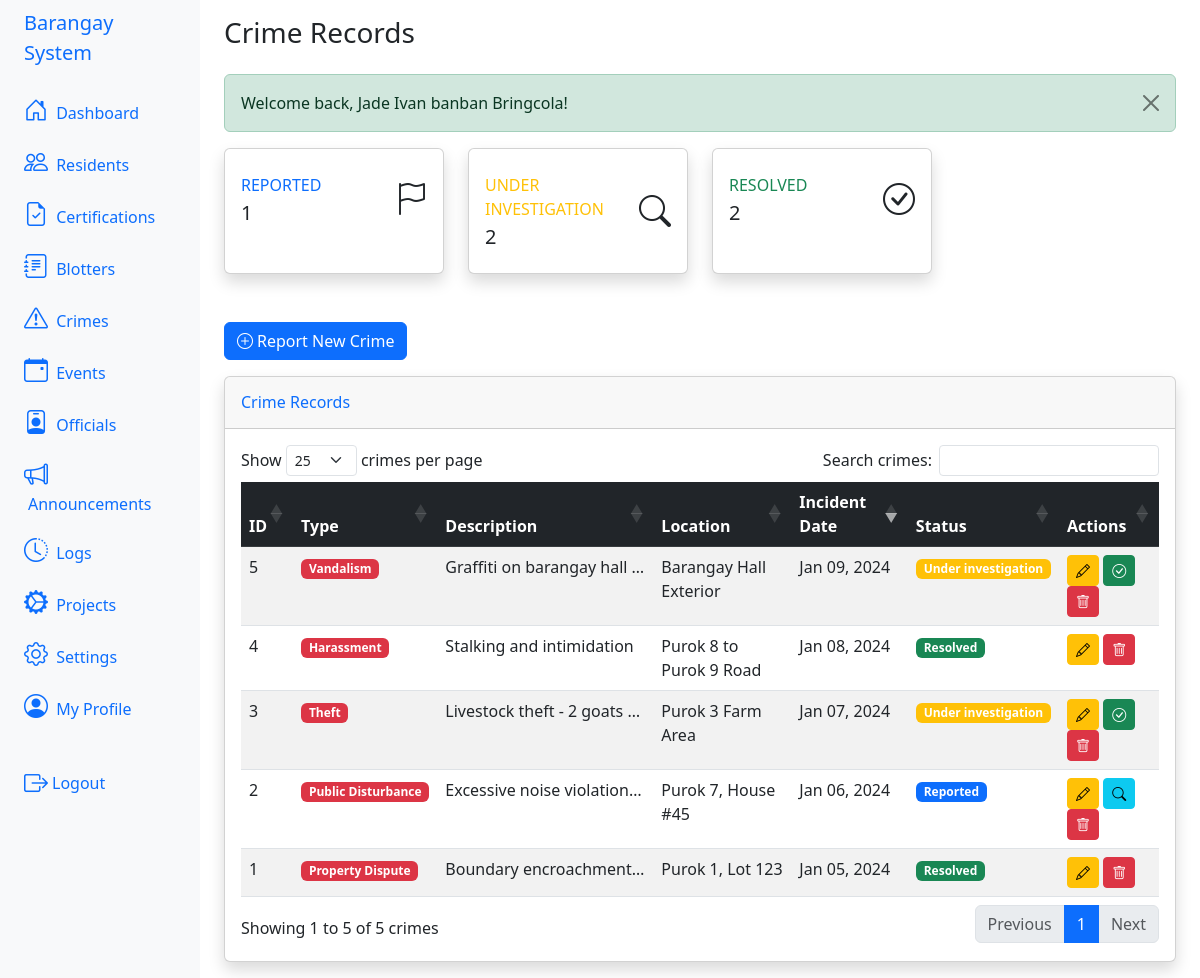
The app's page /index.php?action=crimes (signed in) with its own data.
### tables this page shows
CREATE TABLE IF NOT EXISTS `tbl_crime_records` (
  `id` int NOT NULL AUTO_INCREMENT,
  `blotter_id` int DEFAULT NULL,
  `crime_type` varchar(255) NOT NULL,
  `description` text NOT NULL,
  `incident_date` date NOT NULL,
  `location` text,
  `status` enum('reported','under_investigation','resolved') DEFAULT 'reported',
  `resolution_notes` text,
  `reported_by` int DEFAULT NULL,
  `created_at` timestamp NULL DEFAULT CURRENT_TIMESTAMP,
  PRIMARY KEY (`id`),
  KEY `blotter_id` (`blotter_id`),
  KEY `reported_by` (`reported_by`),
  CONSTRAINT `tbl_crime_records_ibfk_1` FOREIGN KEY (`blotter_id`) REFERENCES `tbl_blotters` (`id`) ON DELETE SET NULL,
  CONSTRAINT `tbl_crime_records_ibfk_2` FOREIGN KEY (`reported_by`) REFERENCES `tbl_residents` (`id`) ON DELETE SET NULL
);

### app/views/crime/crimes.php (the view, shortened to what this page needs)
<div class="container-fluid">
  <h1 class="h3 mb-4 text-gray-800">Crime Records</h1>
  <?php if (isset($_SESSION['success'])): ?>
    <div class="alert alert-success alert-dismissible fade show" role="alert">
      <?php echo $_SESSION['success'];
      unset($_SESSION['success']); ?>
      <button type="button" class="btn-close" data-bs-dismiss="alert" aria-label="Close"></button>
    </div>
  <?php endif; ?>
  <div class="row mb-4">
    <div class="col-xl-3 col-md-6 mb-4">
      <div class="card border-left-primary shadow h-100 py-2">
        <div class="card-body">
          <div class="row no-gutters align-items-center">
            <div class="col mr-2">
              <div class="text-xs font-weight-bold text-primary text-uppercase mb-1">
                Reported
              </div>
              <div class="h5 mb-0 font-weight-bold text-gray-800">
                <?php
                $reported = array_filter($crimes, function ($c) {
                  return $c['status'] === 'reported';
                });
                echo count($reported);
                ?>
              </div>
            </div>
            <div class="col-auto">
              <i class="bi bi-flag fs-2 text-gray-300"></i>
            </div>
          </div>
        </div>
      </div>
    </div>
    <div class="col-xl-3 col-md-6 mb-4">
      <div class="card border-left-warning shadow h-100 py-2">
        <div class="card-body">
          <div class="row no-gutters align-items-center">
            <div class="col mr-2">
              <div class="text-xs font-weight-bold text-warning text-uppercase mb-1">
                Under Investigation
              </div>
              <div class="h5 mb-0 font-weight-bold text-gray-800">
                <?php
                $investigating = array_filter($crimes, function ($c) {
                  return $c['status'] === 'under_investigation';
                });
                echo count($investigating);
                ?>
              </div>
            </div>
            <div class="col-auto">
              <i class="bi bi-search fs-2 text-gray-300"></i>
            </div>
          </div>
        </div>
      </div>
    </div>
    <div class="col-xl-3 col-md-6 mb-4">
      <div class="card border-left-success shadow h-100 py-2">
        <div class="card-body">
          <div class="row no-gutters align-items-center">
            <div class="col mr-2">
              <div class="text-xs font-weight-bold text-success text-uppercase mb-1">
                Resolved
              </div>
              <div class="h5 mb-0 font-weight-bold text-gray-800">
                <?php
                $resolved = array_filter($crimes, function ($c) {
                  return $c['status'] === 'resolved';
                });
                echo count($resolved);
                ?>
              </div>
            </div>
            <div class="col-auto">
              <i class="bi bi-check-circle fs-2 text-gray-300"></i>
            </div>
          </div>
        </div>
      </div>
    </div>
  </div>
  <div class="mb-3">
    <a href="index.php?action=crimes&sub=add" class="btn btn-primary">
      <i class="bi bi-plus-circle me-1"></i>Report New Crime
    </a>
  </div>
  <div class="card shadow">
    <div class="card-header py-3">
      <h6 class="m-0 font-weight-bold text-primary">Crime Records</h6>
    </div>
    <div class="card-body">
      <div class="table-responsive">
        <table class="table table-striped table-hover" id="crimesTable">
          <thead class="table-dark">
            <tr>
              <th>ID</th>
              <th>Type</th>
              <th>Description</th>
              <th>Location</th>
              <th>Incident Date</th>
              <th>Status</th>
              <th>Actions</th>
            </tr>
          </thead>
          <tbody>
            <?php if (!empty($crimes)): ?>
              <?php foreach ($crimes as $crime): ?>
                <tr>
                  <td><?php echo htmlspecialchars($crime['id']); ?></td>
                  <td>
                    <span class="badge bg-danger">
                      <?php echo htmlspecialchars($crime['crime_type']); ?>
                    </span>
                  </td>
                  <td>
                    <div class="text-truncate" style="max-width: 200px;"
                      title="<?php echo htmlspecialchars($crime['description']); ?>">
                      <?php echo htmlspecialchars($crime['description']); ?>
                    </div>
                  </td>
                  <td><?php echo htmlspecialchars($crime['location'] ?? 'N/A'); ?></td>
                  <td><?php echo date('M d, Y', strtotime($crime['incident_date'])); ?></td>
                  <td>
                    <?php
                    $statusClass = [
                      'reported' => 'primary',
                      'under_investigation' => 'warning',
                      'resolved' => 'success'
                    ][$crime['status']] ?? 'secondary';
                    ?>
                    <span class="badge bg-<?php echo $statusClass; ?>">
                      <?php echo ucfirst(str_replace('_', ' ', htmlspecialchars($crime['status']))); ?>
                    </span>
                  </td>
                  <td>
                    <a href="index.php?action=crimes&sub=edit&id=<?php echo $crime['id']; ?>"
                      class="btn btn-sm btn-warning" title="Edit">
                      <i class="bi bi-pencil"></i>
                    </a>
                    <?php if ($crime['status'] === 'reported'): ?>
                      <a href="index.php?action=crimes&sub=investigate&id=<?php echo $crime['id']; ?>"
                        class="btn btn-sm btn-info"
                        onclick="return confirm('Mark this crime as under investigation?')"
                        title="Start Investigation">
                        <i class="bi bi-search"></i>
                      </a>
                    <?php endif; ?>
                    <?php if ($crime['status'] === 'under_investigation'): ?>
                      <button type="button" class="btn btn-sm btn-success"
                        data-bs-toggle="modal" data-bs-target="#resolveModal<?php echo $crime['id']; ?>"
                        title="Mark as Resolved">
                        <i class="bi bi-check-circle"></i>
                      </button>
                    <?php endif; ?>
                    <a href="index.php?action=crimes&sub=delete&id=<?php echo $crime['id']; ?>"
                      class="btn btn-sm btn-danger"
                      onclick="return confirm('Are you sure you want to delete this crime record?')"
                      title="Delete">
                      <i class="bi bi-trash"></i>
                    </a>
                  </td>
                </tr>
              <?php endforeach; ?>
            <?php endif; ?>
          </tbody>
        </table>
      </div>
    </div>
  </div>
</div>

### records on screen
tbl_crime_records: id "5", crime_type "Vandalism", description "Graffiti on barangay hall…", location "Barangay Hall Exterior", incident_date "Jan 09, 2024", status "Under investigation"
tbl_crime_records: id "4", crime_type "Harassment", description "Stalking and intimidation", location "Purok 8 to Purok 9 Road", incident_date "Jan 08, 2024", status "Resolved"
tbl_crime_records: id "3", crime_type "Theft", description "Livestock theft - 2 goats…", location "Purok 3 Farm Area", incident_date "Jan 07, 2024", status "Under investigation"
tbl_crime_records: id "2", crime_type "Public Disturbance", description "Excessive noise violation…", location "Purok 7, House #45", incident_date "Jan 06, 2024", status "Reported"
tbl_crime_records: id "1", crime_type "Property Dispute", description "Boundary encroachment…", location "Purok 1, Lot 123", incident_date "Jan 05, 2024", status "Resolved"

### other values on screen
$_SESSION['success'] "Welcome back, Jade Ivan banban Bringcola!"
count($reported) "1"
count($investigating) "2"
count($resolved) "2"
